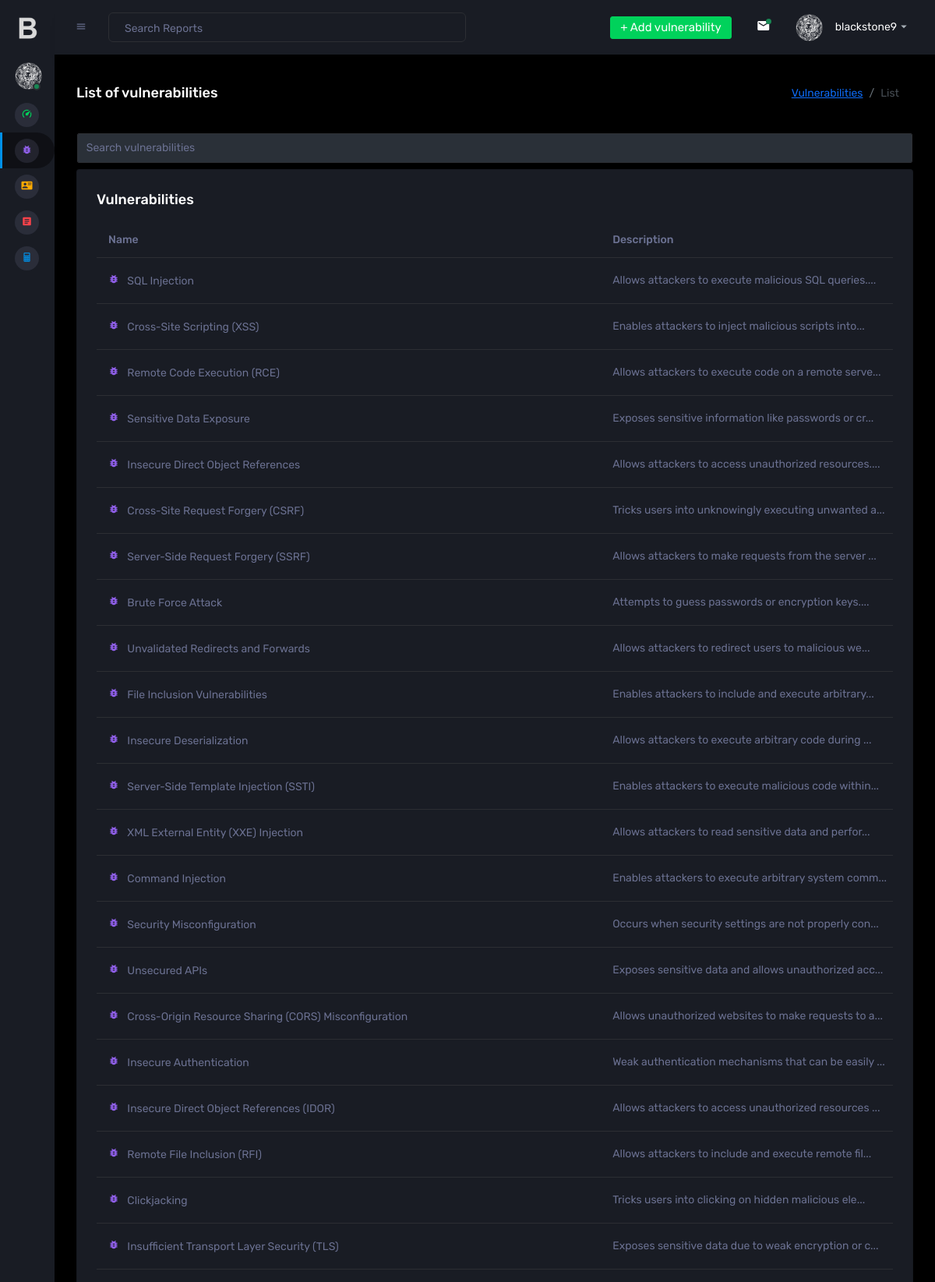
/BlackStone/vulnerabilities.php (signed in, upper part), run on the app's committed database.
### tables this page shows
CREATE TABLE `vulnerabilities` (
  `id` int(11) NOT NULL,
  `description` text DEFAULT NULL,
  `solution` text DEFAULT NULL,
  `level` int(11) DEFAULT NULL,
  `name` text NOT NULL
);

### BlackStone/functions/traductor.php (called while the page is built, shortened)
<?php
function lang($sentencia){
    return $sentencia;
};
?>

### BlackStone/vulnerabilities.php (the view, shortened to what this page needs)
<!DOCTYPE html>
<?php
include("functions/traductor.php");
include("connection.php");
$section = "vulnerabilities";
?>
<html>
  <head>
    <link rel="stylesheet" href="assets/vendors/mdi/css/materialdesignicons.min.css">
    <link rel="stylesheet" href="assets/vendors/css/vendor.bundle.base.css">
    <link rel="stylesheet" href="assets/vendors/jvectormap/jquery-jvectormap.css">
    <link rel="stylesheet" href="assets/vendors/flag-icon-css/css/flag-icon.min.css">
    <link rel="stylesheet" href="assets/vendors/owl-carousel-2/owl.carousel.min.css">
    <link rel="stylesheet" href="assets/vendors/owl-carousel-2/owl.theme.default.min.css">
    <link rel="stylesheet" href="assets/css/style.css">
  </head>
  <body class="sidebar-icon-only">
    <div class="container-scroller">
    <?php
      include("nav.php");
    ?>
      <div class="container-fluid page-body-wrapper">
        <nav class="navbar p-0 fixed-top d-flex flex-row">
          <div class="navbar-menu-wrapper flex-grow d-flex align-items-stretch">
            <button class="navbar-toggler navbar-toggler align-self-center" type="button" data-toggle="minimize">
              <span class="mdi mdi-menu"></span>
            </button>
            <ul class="navbar-nav w-100">
              <li class="nav-item w-100">
                <form class="nav-link mt-2 mt-md-0 d-none d-lg-flex search">
                  <input type="text" class="form-control" placeholder="<?php echo lang("Search Reports"); ?>">
                </form>
              </li>
            </ul>
            <ul class="navbar-nav navbar-nav-right">
              <li class="nav-item dropdown d-none d-lg-block">
                <a class="nav-link btn btn-success create-new-button" id="createbuttonDropdown" aria-expanded="false" href="insert_vulnerabilities.php">+ <?php echo lang("Add vulnerability");?> </a>
              </li>
              <li class="nav-item dropdown border-left">
                <a class="nav-link count-indicator dropdown-toggle" id="messageDropdown" href="#" data-bs-toggle="dropdown" aria-expanded="false">
                  <i class="mdi mdi-email"></i>
                  <span class="count bg-success"></span>
                </a>
              </li>
              <li class="nav-item dropdown">
                <a class="nav-link" id="profileDropdown" href="#" data-bs-toggle="dropdown">
                  <div class="navbar-profile">
                    <img class="img-xs rounded-circle" src="assets/images/faces/black-stone.png" alt="">
                    <p class="mb-0 d-none d-sm-block navbar-profile-name">blackstone9</p>
                    <i class="mdi mdi-menu-down d-none d-sm-block"></i>
                  </div>
                </a>
              </li>
            </ul>
          </div>
        </nav>
        <div class="main-panel">
          <div class="content-wrapper">
            <div class="page-header">
              <h3 class="page-title"> <?php echo lang("List of vulnerabilities");?> </h3>
              <nav aria-label="breadcrumb">
                <ol class="breadcrumb">
                  <li class="breadcrumb-item"><a href="#"><?php echo lang("Vulnerabilities");?></a></li>
                  <li class="breadcrumb-item active" aria-current="page"><?php echo lang("List");?></li>
                </ol>
              </nav>
            </div>
            <div class="row" style="--bs-gutter-x: 1.9rem !important;">
              <form class="nav-link mt-md-0 d-lg-flex search">
                  <input type="text" class="form-control" id="busqueda" placeholder="<?php echo lang("Search vulnerabilities"); ?>" style="color:white;">
              </form>
            </div>
            <div class="row">
              <div class="col-lg-12 grid-margin stretch-card">
                <div class="card">
                  <div class="card-body">
                    <h4 class="card-title"><?php echo lang("Vulnerabilities");?></h4>
                    <div class="table-responsive">
                      <table class="table" id="tabla_listado_cve">
                        <thead>
                          <tr>
                            <th><?php echo lang("Name");?></th>
                            <th><?php echo lang("Description");?></th>
                          </tr>
                        </thead>
                        <?php
                          $sentencia = "select * from vulnerabilities order by id";
                          $consulta = mysqli_query($connection, $sentencia) or die("Error de conexión en tabla vulnerabilities");
                            while($file= mysqli_fetch_array($consulta)){
                                $name=$file['name'];
                                $description=htmlspecialchars($file['description'], ENT_QUOTES | ENT_HTML5, 'UTF-8');
                        ?>
                        <tbody>
                          <tr>
                            <td><i class="mdi mdi-bug" style="color:#8f5fe8"></i> &nbsp; <?php echo $name ?></td>
                            <td><?php echo substr($description, 0, 50); ?>...</td>
                          </tr>
                          <?php
                            }
                          ?>
                        </tbody>
                      </table>
                    </div>
                  </div>
                </div>
              </div>
          </div>
        </div>
      </div>
    </div>
  </body>
</html>

### BlackStone/nav.php (shortened to what this page needs)
<nav class="sidebar sidebar-offcanvas" id="sidebar">
    <div class="sidebar-brand-wrapper d-none d-lg-flex align-items-center justify-content-center fixed-top">
      <a class="sidebar-brand brand-logo-mini" href="index.php"><center><img src="assets/images/b_mini.png" alt="logo" style=" width: 100%; height: 10%; margin-left: -40%;" /></center></a>
    </div>
    <ul class="nav">
    <li class="nav-item profile">
        <div class="profile-desc">
          <div class="profile-pic">
            <div class="count-indicator">
              <img class="img-xs rounded-circle " src="assets/images/faces/black-stone.png" alt="">
              <span class="count bg-success"></span>
            </div>
          </div>
        </div>
      </li>
      <li class="nav-item menu-items <?php if($section == "dashboard"){echo "active";}?>">
        <a class="nav-link" href="index.php">
          <span class="menu-icon">
            <i class="mdi mdi-speedometer"></i>
          </span>
        </a>
      </li>
      <li class="nav-item menu-items <?php if($section == "vulnerabilities"){echo "active";}?>">
        <a class="nav-link" href="vulnerabilities.php">
          <span class="menu-icon">
            <i class="mdi mdi-bug"></i>
          </span>
        </a>
      </li>
      <li class="nav-item menu-items <?php if($section == "client"){echo "active";}?>">
        <a class="nav-link" href="clientes.php">
          <span class="menu-icon">
            <i class="mdi mdi-account-card-details"></i>
          </span>
        </a>
      </li>
      <li class="nav-item menu-items <?php if($section == "reports"){echo "active";}?>">
        <a class="nav-link" href="reports.php">
          <span class="menu-icon">
            <i class="mdi mdi-file-document-box"></i>
          </span>
        </a>
      </li>
      <li class="nav-item menu-items <?php if($section == "nist"){echo "active";}?>">
        <a class="nav-link" href="nist.php">
          <span class="menu-icon">
            <i class="mdi mdi-calculator"></i>
          </span>
        </a>
      </li>
    </ul>
  </nav>

### data on the page
vulnerabilities: name "SQL Injection", description "Allows attackers to execute malicious SQL queries."
vulnerabilities: name "Cross-Site Scripting (XSS)", description "Enables attackers to inject malicious scripts into"
vulnerabilities: name "Remote Code Execution (RCE)", description "Allows attackers to execute code on a remote serve"
vulnerabilities: name "Sensitive Data Exposure", description "Exposes sensitive information like passwords or cr"
vulnerabilities: name "Insecure Direct Object References", description "Allows attackers to access unauthorized resources."
vulnerabilities: name "Cross-Site Request Forgery (CSRF)", description "Tricks users into unknowingly executing unwanted a"
vulnerabilities: name "Server-Side Request Forgery (SSRF)", description "Allows attackers to make requests from the server"
vulnerabilities: name "Brute Force Attack", description "Attempts to guess passwords or encryption keys."
vulnerabilities: name "Unvalidated Redirects and Forwards", description "Allows attackers to redirect users to malicious we"
vulnerabilities: name "File Inclusion Vulnerabilities", description "Enables attackers to include and execute arbitrary"
vulnerabilities: name "Insecure Deserialization", description "Allows attackers to execute arbitrary code during"
vulnerabilities: name "Server-Side Template Injection (SSTI)", description "Enables attackers to execute malicious code within"
vulnerabilities: name "XML External Entity (XXE) Injection", description "Allows attackers to read sensitive data and perfor"
vulnerabilities: name "Command Injection", description "Enables attackers to execute arbitrary system comm"
vulnerabilities: name "Security Misconfiguration", description "Occurs when security settings are not properly con"
vulnerabilities: name "Unsecured APIs", description "Exposes sensitive data and allows unauthorized acc"
vulnerabilities: name "Cross-Origin Resource Sharing (CORS) Misconfiguration", description "Allows unauthorized websites to make requests to a"
vulnerabilities: name "Insecure Authentication", description "Weak authentication mechanisms that can be easily"
vulnerabilities: name "Insecure Direct Object References (IDOR)", description "Allows attackers to access unauthorized resources"
vulnerabilities: name "Remote File Inclusion (RFI)", description "Allows attackers to include and execute remote fil"
vulnerabilities: name "Clickjacking", description "Tricks users into clicking on hidden malicious ele"
vulnerabilities: name "Insufficient Transport Layer Security (TLS)", description "Exposes sensitive data due to weak encryption or c"

### other printed values
lang("Add vulnerability") "Add vulnerability"
lang("List of vulnerabilities") "List of vulnerabilities"
lang("Vulnerabilities") "Vulnerabilities"
lang("List") "List"
lang("Name") "Name"
lang("Description") "Description"
